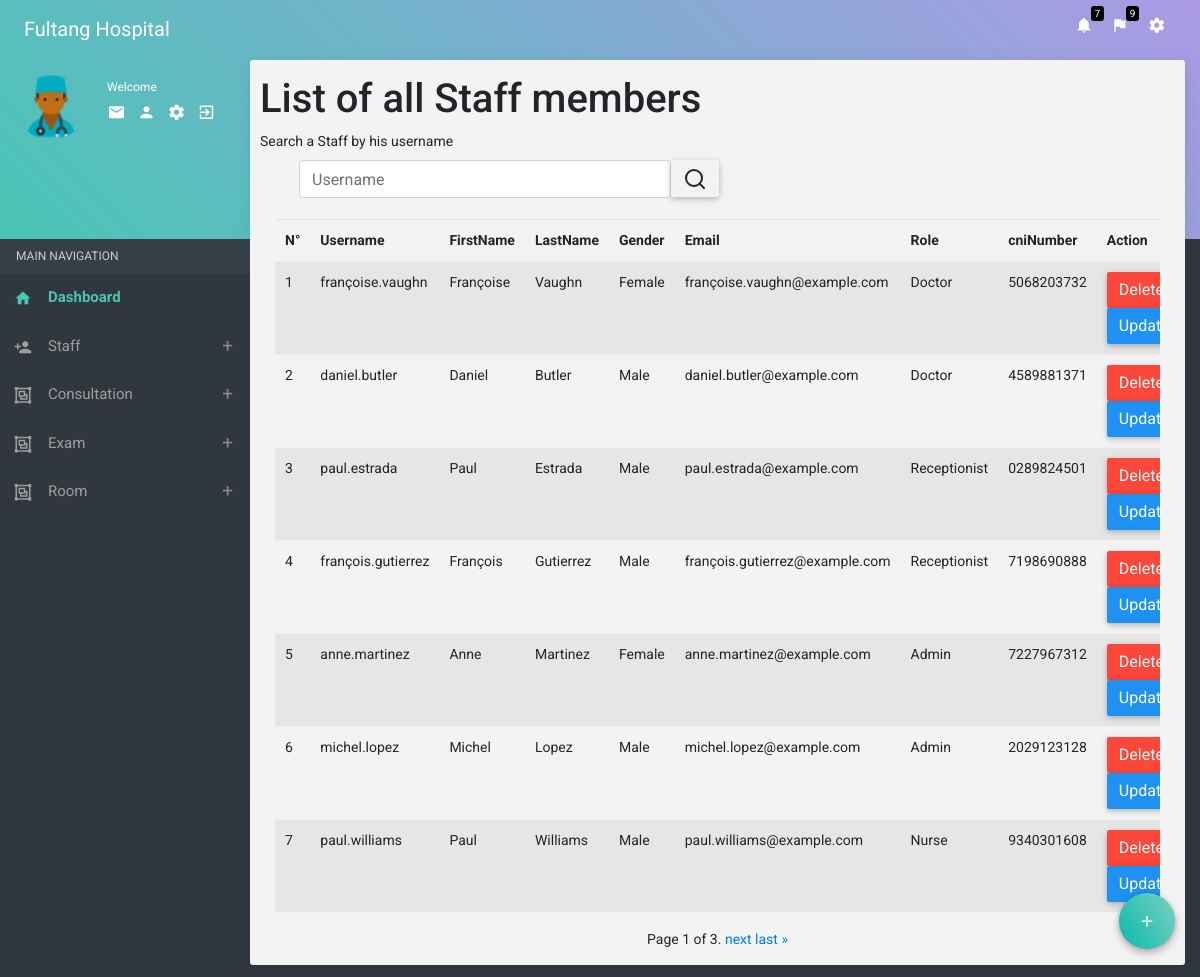
/dashboard/staff_list, run on the app's committed database.
### polyclinic/models.py (models this page shows, shortened)
class MedicalStaff(User):
    role = models.CharField(max_length=20, choices=ROLES, default='NoRole')
    """
    groups = models.ManyToManyField(
        'auth.Group',
        related_name='medicalstaff_set',  # Nom unique pour la relation
        blank=True
    )
    user_permissions = models.ManyToManyField(
        'auth.Permission',
        related_name='medicalstaff_permissions_set',  # Nom unique pour la relation
        blank=True
    )
    """
    objects = CustomManager()

### authentication/models.py (models this page shows)
class User(AbstractUser):
    cniNumber = models.CharField(max_length=255, blank=True, default="")
    gender = models.CharField(max_length=50, choices=SEXE, default='Male', blank=True)
    phoneNumber = models.CharField(max_length=255, blank=True, default=" ")
    birthDate = models.DateField(blank=True, null=True, default="1982-01-01")
    address = models.CharField(max_length=255, blank=True, default="Yaounde - damas")
    userType = models.CharField(max_length=255, choices=USER_TYPE, default='Medical', null=False)

### polyclinic/views/dashboard.py (the view, shortened to what this page needs)
# urls.py: path('staff_list',staff_list),
def staff_list (request):
    staffs = MedicalStaff.objects.all()
    paginator = Paginator(staffs, 7)
    page = request.GET.get('page')
    staff_lists = paginator.get_page(page)
    name = ''
    return render(request, 'dashboard/staff_list.html', {'staff_list': staff_lists,'select_name' : name})

### polyclinic/templates/dashboard/staff_list.html (shortened to what this page needs)
{% extends 'dashboard/base_dashboard.html' %}
{% load static %}
{% block content %}
<div class="row clearfix">
	<div class="text"> <h1>List of all Staff members</h1> </div>
</div>
<div class="row clearfix">
    <div class="text"> <label> Search a Staff by his username</label></div>
</div>
<form class="search-form" method ="post" action="staff_list">
            <div class="row ml-2 ">
                <div class="col-lg-5 col-md-6 col-sm-12 p-0 ml-3">
                    <input type="text" name="username" value="{{select_name}}" placeholder="Username" class="form-control" required>
                </div>
                <div class="col-lg-1 col-md-3 col-sm-12 p-0">
                    <button class="btn btn-base" type="submit">
                        <svg class="feather feather-search" fill="none" height="24"
                             stroke="currentColor"
                             stroke-linecap="round" stroke-linejoin="round" stroke-width="2"
                             viewBox="0 0 24 24"
                             width="24" xmlns="http://www.w3.org/2000/svg">
                            <circle cx="11" cy="11" r="8"></circle>
                            <line x1="21" x2="16.65" y1="21" y2="16.65"></line>
                        </svg>
                    </button>
                </div>
            </div>
    </form>
<br>
<div class="body">
    <div class="table-responsive">
        <table class="table table-striped">
            <thead>
                <th>N°</th>
                <th>Username</th>
                <th>FirstName</th>
                <th>LastName</th>
                <th>Gender</th>
                <th>Email</th>
                <th>Role</th>
                <th>cniNumber</th>
                <th>Action</th>
            </thead>
            <tbody>
                {%for staff in staff_list%}
                <tr>
                    <td> </td>
                    <td>{{staff.username}}</td>
                    <td>{{staff.first_name}}</td>
                    <td>{{staff.last_name}}</td>
                    <td>{{staff.gender}}</td>
                    <td>{{staff.email}}</td>
                    <td>{{staff.role}}</td>
                    <td>{{staff.cniNumber}}</td>
                    <td>
                        <a onclick="return confirm('Are you sure you want to dismiss this member?')"
                         class="btn btn-danger"
                         href="/dashboard/delete/{{staff.id}}">Delete</a>
                        <a class="btn btn-primary" href ="/dashboard/edit/{{staff.id}}">Update</a>
                    </td>
                </tr>
                {%endfor%}
            </tbody>
        </table>
    </div>
</div>
<div style = "text-align: center;">
	<span class="page">
        <span class="current">
            Page {{ staff_list.number }} of {{ staff_list.paginator.num_pages }}.
        </span>
        {% if staff_list.has_next %}
            <a href="?page={{ staff_list.next_page_number }}&&name={{select_name}}">next</a>
            <a href="?page={{ staff_list.paginator.num_pages }}">last &raquo;</a>
        {% endif %}
    </span>
</div>
{%endblock content%}

### polyclinic/templates/dashboard/base_dashboard.html (shortened to what this page needs)
<!DOCTYPE html>
{% load static %}
<html>
<head>
<link rel="stylesheet" href="{% static 'assets/plugins/bootstrap/css/bootstrap.min.css' %}"/>
<link rel="stylesheet" href="{% static 'assets/plugins/morrisjs/morris.css' %}"/>
<link rel="stylesheet" href="{% static 'assets/css/main.css' %}"/>
</head>
<body class="theme-cyan">
<ul id="f-menu" class="mfbc-br mfb-zoomin" data-mfb-toggle="hover">
    <li class="mfbc_wrap">
        <a href="javascript:void(0);" class="mfbcb-main g-bg-cyan">
            <i class="mfbcm-icon-resting zmdi zmdi-plus"></i>
        </a>
    </li>
</ul>
<nav class="navbar clearHeader">
    <div class="col-12">
        <div class="navbar-header"> <a href="javascript:void(0);" class="bars"></a> <a class="navbar-brand" href="index-2.html">Fultang Hospital</a> </div>
        <ul class="nav navbar-nav navbar-right">
            <li class="dropdown"> <a href="javascript:void(0);" class="dropdown-toggle" data-toggle="dropdown" role="button"><i class="zmdi zmdi-notifications"></i> <span class="label-count">7</span> </a>
            </li>
            <li class="dropdown"> <a href="javascript:void(0);" class="dropdown-toggle" data-toggle="dropdown" role="button"><i class="zmdi zmdi-flag"></i><span class="label-count">9</span> </a>
            </li>
            <li><a href="javascript:void(0);" class="js-right-sidebar" data-close="true"><i class="zmdi zmdi-settings"></i></a></li>
        </ul>
    </div>
</nav>
<section>
    <aside id="leftsidebar" class="sidebar">
        <div class="user-info">
            <div class="admin-image"> <img src="{% static 'assets/images/doctor.jpg' %}" alt=""> </div>
            <div class="admin-action-info"> <span>Welcome</span>
                <ul>
                    <li><a href="mail-inbox.html" title="Go to Inbox"><i class="zmdi zmdi-email"></i></a></li>
                    <li><a href="profile.html" title="Go to Profile"><i class="zmdi zmdi-account"></i></a></li>
                    <li><a href="javascript:void(0);" class="js-right-sidebar" data-close="true"><i class="zmdi zmdi-settings"></i></a></li>
                    <li><a href="../" title="sign out" ><i class="zmdi zmdi-sign-in"></i></a></li>
                </ul>
            </div>
        </div>
        <div class="menu">
            <ul class="list">
                <li class="header">MAIN NAVIGATION</li>
                <li class="active open"><a href="/dashboard/"><i class="zmdi zmdi-home"></i><span>Dashboard</span></a></li>
                <li><a href="javascript:void(0);" class="menu-toggle"><i class="zmdi zmdi-account-add"></i><span>Staff</span> </a>
                <li><a href="javascript:void(0);" class="menu-toggle"><i class="zmdi zmdi-group"></i><span>Consultation</span> </a>
                <li><a href="javascript:void(0);" class="menu-toggle"><i class="zmdi zmdi-group"></i><span>Exam</span> </a>
                <li><a href="javascript:void(0);" class="menu-toggle"><i class="zmdi zmdi-group"></i><span>Room</span> </a>
            </ul>
        </div>
    </aside>
</section>
<section class="content home">
    <div class="container-fluid">
        {% block content %}
        {% endblock content %}
	</div>
</section>
</body>
</html>

### polyclinic/templates/dashboard/base_dashboard.html (style rules this page uses)
table { counter-reset: row-num }
table tbody tr { counter-increment : row-num }
table tbody tr td:first-child::before { content : counter(row-num) }

### data on the page
MedicalStaff: username "françoise.vaughn", first_name "Françoise", last_name "Vaughn", gender "Female", email "françoise.vaughn@example.com", role "Doctor", cniNumber "5068203732"
MedicalStaff: username "daniel.butler", first_name "Daniel", last_name "Butler", gender "Male", email "daniel.butler@example.com", role "Doctor", cniNumber "4589881371"
MedicalStaff: username "paul.estrada", first_name "Paul", last_name "Estrada", gender "Male", email "paul.estrada@example.com", role "Receptionist", cniNumber "0289824501"
MedicalStaff: username "françois.gutierrez", first_name "François", last_name "Gutierrez", gender "Male", email "françois.gutierrez@example.com", role "Receptionist", cniNumber "7198690888"
MedicalStaff: username "anne.martinez", first_name "Anne", last_name "Martinez", gender "Female", email "anne.martinez@example.com", role "Admin", cniNumber "7227967312"
MedicalStaff: username "michel.lopez", first_name "Michel", last_name "Lopez", gender "Male", email "michel.lopez@example.com", role "Admin", cniNumber "2029123128"
MedicalStaff: username "paul.williams", first_name "Paul", last_name "Williams", gender "Male", email "paul.williams@example.com", role "Nurse", cniNumber "9340301608"

### other printed values
{{ staff_list.number }} "1"
{{ staff_list.paginator.num_pages }} "3"
